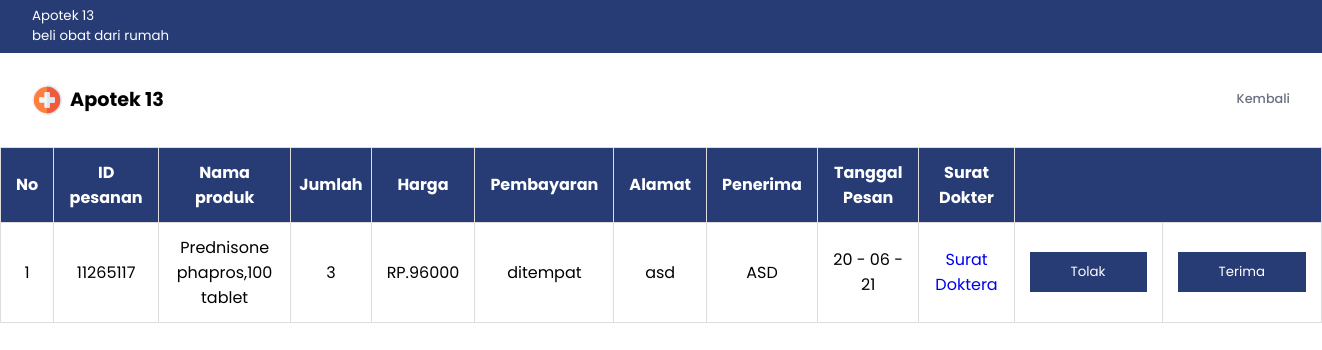
/konfirmasi.php (signed in), run on the app's committed database.
### tables this page shows
CREATE TABLE `tb_order` (
  `id` varchar(8) NOT NULL,
  `qty` int(3) NOT NULL,
  `pembayaran` varchar(100) NOT NULL,
  `total` int(100) NOT NULL,
  `alamat` varchar(200) NOT NULL,
  `pid` int(6) NOT NULL,
  `penerima` varchar(100) NOT NULL,
  `surat_dokter` varchar(100) DEFAULT NULL,
  `nprod` varchar(100) NOT NULL,
  `tanggal` varchar(15) NOT NULL,
  `status` varchar(30) NOT NULL,
  `uid` varchar(8) NOT NULL
);

### konfirmasi.php (the view, shortened to what this page needs)
<?php
 include("koneksi.php");
 $item = mysqli_query($mysql, "SELECT * FROM tb_order WHERE status = 'Pengecekan Surat Dokter' ORDER BY tanggal ASC");
 $no = 1;
 ?>
<!DOCTYPE html>
<html lang="en">
  <head>
    <link rel="stylesheet" href="mystyle.css" />
    <link
      rel="stylesheet"
      href="https://cdnjs.cloudflare.com/ajax/libs/font-awesome/5.15.3/css/all.min.css"
    />
    <link rel="stylesheet" href="https://cdn.jsdelivr.net/npm/slick-carousel@1.8.1/slick/slick.css" />
    <link rel="stylesheet" href="https://cdn.jsdelivr.net/npm/slick-carousel@1.8.1/slick/slick-theme.css" />
  </head>
  <body>
    <header>
      <nav>
        <div class="top-header">
          <small>
            Apotek 13<br />
            beli obat dari rumah
          </small>
        </div>
        <div class="bot-header">
          <div class="brand">
            <img src="img/pharmacy.svg" width="30px" alt="" />
            <h5>Apotek 13</h5>
          </div>
          <ul>
            <li><a href="adminpage.php">Kembali</a></li>
          </ul>
        </div>
      </nav>
    </header>
 	<table border="1">
 		<tr>
			<th>No</th>
			<th>ID pesanan</th>
			<th>Nama produk</th>
			<th style="padding: 12px 8px;">Jumlah</th>
			<th>Harga</th>
			<th>Pembayaran</th>
			<th>Alamat</th>
			<th>Penerima</th>
			<th>Tanggal Pesan</th>
      <th>Surat Dokter</th>
			<th colspan="2"></th>
		</tr>
		<tr>
			<?php
			while ($prod = mysqli_fetch_array($item)) {
				echo "<tr><td class='no'>".$no++."</td>";
    			echo "<td>".$prod['id']."</td>";
    			echo "<td>".$prod['nprod']."</td>";
    			echo "<td>".$prod['qty']."</td>";
    			echo "<td>RP.".$prod['total']."</td>";
    			echo "<td>".$prod['pembayaran']."</td>";
    			echo "<td>".$prod['alamat']."</td>";
    			echo "<td>".$prod['penerima']."</td>";
    			echo "<td>".$prod['tanggal']."</td>";
    			echo "<td><a href='surdok.php?id=$prod[id]'>Surat Doktera</td>";
    			echo "<td><a  href='konfirmasi2.php?id=$prod[id]&&status=ditolak'><button class='btn btn-main'>Tolak</button></a>";
				echo "<td><a  href='konfirmasi2.php?id=$prod[id]&&status=diterima'><button class='btn btn-main'>Terima</button></a>";
			}
			?>
		</tr>
 	</table>
 </body>
 </html>

### mystyle.css (style rules this page uses)
:root { --primaryColor: #273c75; --accentColor: #edeef4; --textColor: #6b6f81; }
* { padding: 0; margin: 0; text-decoration: none; list-style-type: none; box-sizing: border-box; font-family: "Poppins", sans-serif; }
.top-header, .bot-header { display: flex; justify-content: space-between; padding: 0.4rem 2rem; }
.top-header { background: var(--primaryColor); color: white; }
.bot-header { padding: 2rem; }
.brand { display: flex; }
.brand img { margin-right: 0.5rem; }
.brand h5 { font-size: 1.2rem; }
nav ul { display: flex; margin-left: 1rem; }
nav li { margin-left: 1rem; }
nav li a { font-size: 0.8rem; color: var(--textColor); font-weight: 500; }
.btn { height: 40px; padding: 0rem 2.5rem; text-align: center; outline: none; }
.btn-main { background: var(--primaryColor); color: white; border: 1px solid var(--primaryColor); }

### konfirmasi.php (style rules this page uses)
body { margin: 0; font-family: sans-serif; }
* { box-sizing: border-box; }
table { width: 100%; border-collapse: collapse; }
table td, table th { padding: 12px 15px; border: 1px solid #ddd; text-align: center; font-size: 16px; }
table th { background-color: #273c75; color: #ffffff; }
table tbody tr:nth-child(even) { background-color: #f5f5f5; }

### data on the page
tb_order: id "11265117", nprod "Prednisone phapros,100 tablet", qty "3", total "96000", pembayaran "ditempat", alamat "asd", penerima "ASD", tanggal "20 - 06 - 21"
